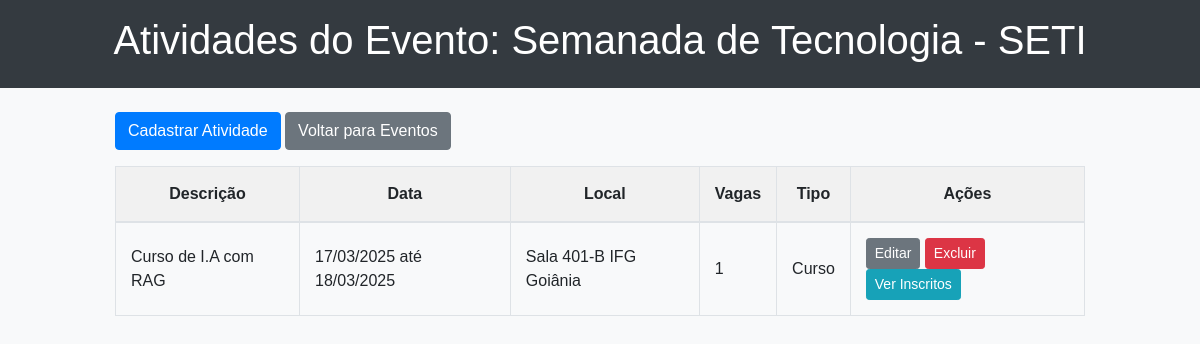
The page /eventos/6/atividades/ (signed in) on the database its author committed.
### eventos/models.py (models this page shows, shortened)
class Evento(models.Model):
    nome = models.CharField(max_length=255)
    data_inicio = models.DateField(blank=True, null=True)
    data_fim = models.DateField(blank=True, null=True)
    inscricao_inicio = models.DateField(blank=True, null=True)
    inscricao_fim = models.DateField(blank=True, null=True)
    link_inscricao = models.URLField(blank=True, null=True)
    descricao = models.TextField(blank=True, null=True)
    ativo = models.BooleanField(default=True)
    tipo = models.CharField(
        max_length=20,
        choices=TIPO_EVENTO_CHOICES,
        default='outros'
    )
    nome_local = models.CharField(max_length=255, blank=True, null=True)
    link_maps = models.URLField(blank=True, null=True)

class Atividade(models.Model):
    evento = models.ForeignKey(Evento, on_delete=models.CASCADE, related_name='atividades')
    descricao = models.TextField()
    data_inicio = models.DateField()
    data_fim = models.DateField()
    local = models.CharField(max_length=255)
    limite_vagas = models.IntegerField(blank=True, null=True)
    TIPO_ATIVIDADE_CHOICES = [
        ('alimentacao', 'Alimentação'),
        ('apresentacao_artistica', 'Apresentação Artística'),
        ('apresentacao_trabalho_cientifico', 'Apresentação de Trabalho Científico'),
        ('cerimonia', 'Cerimônia'),
        ('coloquio', 'Colóquio'),
        ('conferencia', 'Conferência'),
        ('curso', 'Curso'),
        ('divulgacao', 'Divulgação'),
        ('encontro', 'Encontro'),
        ('espetaculo', 'Espetáculo'),
    ]
    tipo = models.CharField(max_length=50, choices=TIPO_ATIVIDADE_CHOICES)
    inscritos = models.ManyToManyField(User, blank=True, related_name='atividades_inscritas')

### eventos/views.py (the view)
# urls.py: path('<int:evento_pk>/atividades/', AtividadeListView.as_view(), name='atividade_list'),
class AtividadeListView(LoginRequiredMixin, ListView):
    model = Atividade
    template_name = 'eventos/atividade_list.html'
    context_object_name = 'atividades'
    def get_queryset(self):
        evento_id = self.kwargs.get('evento_pk')
        return Atividade.objects.filter(evento_id=evento_id)
    def get_context_data(self, **kwargs):
        context = super().get_context_data(**kwargs)
        context['evento'] = Evento.objects.get(pk=self.kwargs.get('evento_pk'))
        return context

### eventos/templates/eventos/atividade_list.html (shortened to what this page needs)
{% load static %}
<!DOCTYPE html>
<html lang="pt-br">
<head>
    <link rel="stylesheet" href="https://stackpath.bootstrapcdn.com/bootstrap/4.5.2/css/bootstrap.min.css">
    <link rel="stylesheet" href="https://cdnjs.cloudflare.com/ajax/libs/font-awesome/5.15.4/css/all.min.css">
    <link rel="stylesheet" type="text/css" href="{% static 'eventos/css/style.css' %}">
</head>
<body>
    <header class="bg-dark text-white p-3 text-center">
        <h1>Atividades do Evento: {{ evento.nome }}</h1>
    </header>
    <div class="container mt-4">
        {% if request.user.is_staff %}
            <a class="btn btn-primary mb-3" href="{% url 'atividade_create' evento.pk %}">Cadastrar Atividade</a>
        {% endif %}
        <a class="btn btn-secondary mb-3" href="{% url 'evento_list' %}">Voltar para Eventos</a>
        {% if atividades %}
            <table class="table table-bordered activity-table">
                <thead>
                    <tr>
                        <th>Descrição</th>
                        <th>Data</th>
                        <th>Local</th>
                        <th>Vagas</th>
                        <th>Tipo</th>
                        {% if request.user.is_staff %}
                            <th>Ações</th>
                        {% else %}
                            <th>Inscrição</th>
                        {% endif %}
                    </tr>
                </thead>
                <tbody>
                    {% for atividade in atividades %}
                        <tr>
                            <td>{{ atividade.descricao }}</td>
                            <td>
                                {{ atividade.data_inicio|date:"d/m/Y" }} até
                                {{ atividade.data_fim|date:"d/m/Y" }}
                            </td>
                            <td>{{ atividade.local }}</td>
                            <td>{{ atividade.limite_vagas }}</td>
                            <td>{{ atividade.get_tipo_display }}</td>
                            {% if request.user.is_staff %}
                                <td>
                                    <a class="btn btn-secondary btn-sm" href="{% url 'atividade_edit' atividade.pk %}">Editar</a>
                                    <button class="btn btn-danger btn-sm" onclick="showDeleteModal('{{ atividade.pk }}', '{{ atividade.descricao }}')">Excluir</button>
                                    <a class="btn btn-info btn-sm" href="{% url 'inscritos_list' atividade.pk %}">Ver Inscritos</a>
                                </td>
                            {% endif %}
                        </tr>
                    {% endfor %}
                </tbody>
            </table>
        {% else %}
            <p>Nenhuma atividade cadastrada para este evento.</p>
        {% endif %}
    </div>
</body>
</html>

### eventos/static/eventos/css/style.css (style rules this page uses)
body { background-color: #f8f9fa; font-family: Arial, sans-serif; margin: 0; padding: 0; }
header { background-color: #343a40; color: #fff; padding: 20px; text-align: center; }
.container { width: 90%; max-width: 1000px; margin: 20px auto; }
.activity-table { width: 100%; table-layout: auto; margin-bottom: 20px; }
.activity-table th, .activity-table td { padding: 15px; vertical-align: middle; }
.activity-table th { background-color: #f1f1f1; text-align: center; }
.activity-table td { min-width: 90%; }

### rows shown on the page
Evento: nome "Semanada de Tecnologia - SETI"
Atividade: descricao "Curso de I.A com RAG", data_inicio "17/03/2025", data_fim "18/03/2025", local "Sala 401-B IFG Goiânia", limite_vagas "1", tipo "Curso"
